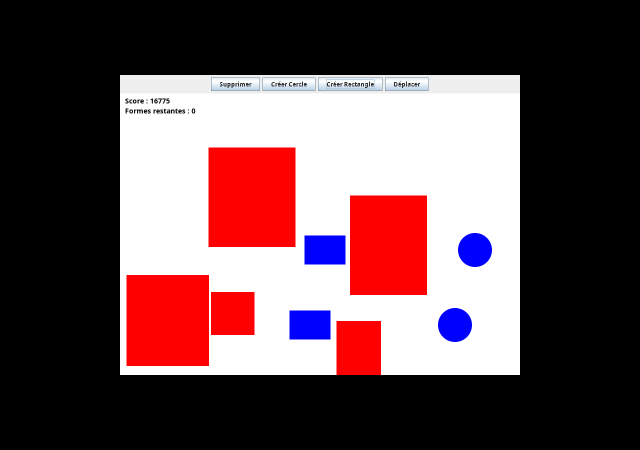
#> input picture assets/images/projects/java-occupation-source-capture.png, 1280 x 900 px (shown at 1/2 size)
$ python generate_java_occupation_visuals.py
#> lines starting #> are read from the running program, lines starting #| are printed output that depends on the picture
#> in main, capture is the input picture: PIL image 1280x900 RGB; mean R, G, B 101.5, 76.7, 80.5
#!/usr/bin/env python3
"""Generate documentation visuals for the Java 2D occupation game.

The diagrams use the same dark visual language as the other portfolio case
studies. The application image is based on a real execution screenshot.
"""

from __future__ import annotations

import argparse
import math
from pathlib import Path
from typing import Iterable

from PIL import Image, ImageDraw, ImageFont

ROOT = Path(__file__).resolve().parents[1]
OUT = ROOT / "assets" / "images" / "projects"
SOURCE_CAPTURE = OUT / "java-occupation-source-capture.png"
WIDTH, HEIGHT = 1400, 850

BG = (7, 22, 38)
PANEL = (11, 33, 55)
PANEL_ALT = (13, 43, 70)
BORDER = (48, 116, 166)
TEXT = (240, 246, 255)
MUTED = (164, 184, 210)
ACCENT = (67, 226, 202)
BLUE = (89, 159, 255)
PURPLE = (157, 112, 255)
YELLOW = (255, 198, 71)
RED = (255, 91, 96)
WHITE = (255, 255, 255)

FONT_REGULAR = "/usr/share/fonts/opentype/inter/Inter-Regular.otf"
FONT_MEDIUM = "/usr/share/fonts/opentype/inter/Inter-Medium.otf"
FONT_SEMIBOLD = "/usr/share/fonts/opentype/inter/Inter-SemiBold.otf"
FONT_BOLD = "/usr/share/fonts/opentype/inter/Inter-Bold.otf"


def font(size: int, weight: str = "regular") -> ImageFont.FreeTypeFont:
    path = {
        "regular": FONT_REGULAR,
        "medium": FONT_MEDIUM,
        "semibold": FONT_SEMIBOLD,
        "bold": FONT_BOLD,
    }[weight]
    return ImageFont.truetype(path, size)


def rounded(draw: ImageDraw.ImageDraw, box: tuple[int, int, int, int], radius: int = 22,
            fill: tuple[int, int, int] = PANEL, outline: tuple[int, int, int] = BORDER,
            width: int = 1) -> None:
    draw.rounded_rectangle(box, radius=radius, fill=fill, outline=outline, width=width)


def text_width(draw: ImageDraw.ImageDraw, value: str, fnt: ImageFont.FreeTypeFont) -> int:
    box = draw.textbbox((0, 0), value, font=fnt)
    return box[2] - box[0]


def wrap(draw: ImageDraw.ImageDraw, value: str, fnt: ImageFont.FreeTypeFont, max_width: int) -> list[str]:
    words = value.split()
    lines: list[str] = []
    current = ""
    for word in words:
        candidate = word if not current else f"{current} {word}"
        if text_width(draw, candidate, fnt) <= max_width:
            current = candidate
        else:
            if current:
                lines.append(current)
            current = word
    if current:
        lines.append(current)
    return lines


def paragraph(draw: ImageDraw.ImageDraw, xy: tuple[int, int], value: str,
              fnt: ImageFont.FreeTypeFont, fill: tuple[int, int, int], max_width: int,
              line_gap: int = 8) -> int:
    x, y = xy
    for line in wrap(draw, value, fnt, max_width):
        draw.text((x, y), line, font=fnt, fill=fill)
        y += fnt.size + line_gap
    return y


def arrow(draw: ImageDraw.ImageDraw, start: tuple[int, int], end: tuple[int, int],
          color: tuple[int, int, int] = ACCENT, width: int = 4) -> None:
    draw.line([start, end], fill=color, width=width)
    angle = math.atan2(end[1] - start[1], end[0] - start[0])
    length = 12
    for delta in (2.55, -2.55):
        tip = (end[0] + length * math.cos(angle + delta), end[1] + length * math.sin(angle + delta))
        draw.line([end, tip], fill=color, width=width)


def tag(draw: ImageDraw.ImageDraw, x: int, y: int, label: str,
        color: tuple[int, int, int] = ACCENT) -> int:
    fnt = font(14, "medium")
    w = text_width(draw, label, fnt) + 28
    draw.rounded_rectangle((x, y, x + w, y + 32), radius=16, fill=PANEL_ALT, outline=BORDER, width=1)
    draw.text((x + 14, y + 7), label, font=fnt, fill=color)
    return x + w + 12


def header(draw: ImageDraw.ImageDraw, title: str, subtitle: str, badge: str,
           title_size: int = 44) -> None:
    draw.text((70, 54), title, font=font(title_size, "bold"), fill=TEXT)
    draw.text((70, 116), subtitle, font=font(23), fill=MUTED)
    badge_font = font(14, "medium")
    badge_w = text_width(draw, badge, badge_font) + 30
    draw.rounded_rectangle((1310 - badge_w, 62, 1310, 94), radius=16, fill=PANEL_ALT, outline=BORDER)
    draw.text((1325 - badge_w, 70), badge, font=badge_font, fill=ACCENT)


def decorative_grid(draw: ImageDraw.ImageDraw) -> None:
    for radius in (150, 230, 320):
        draw.arc((1120 - radius, -105 - radius, 1120 + radius, -105 + radius), 0, 360, fill=(19, 118, 143), width=1)
    draw.ellipse((1285, 780, 1303, 798), fill=ACCENT)
    draw.text((1315, 778), "KD", font=font(22, "semibold"), fill=TEXT)


def base(title: str, subtitle: str, badge: str, title_size: int = 44) -> tuple[Image.Image, ImageDraw.ImageDraw]:
#> called with title = 'Application exécutée — capture réelle', badge = 'JAVA SWING', title_size = 42
    image = Image.new("RGB", (WIDTH, HEIGHT), BG)
    draw = ImageDraw.Draw(image)
    decorative_grid(draw)
    header(draw, title, subtitle, badge, title_size)
    return image, draw


def crop_application(source: Image.Image) -> Image.Image:
    """Crop the centred 800×600 Swing window from a 1280×900 root screenshot."""
    if source.size == (1280, 900):
        return source.crop((240, 150, 1040, 750))
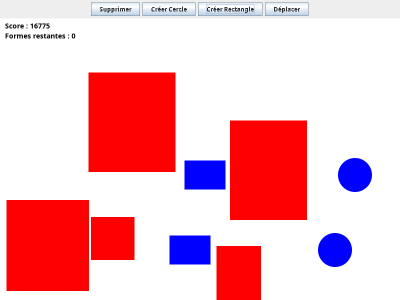
#> returned value: PIL image 800x600 RGB (shown at 1/2 size); mean R, G, B 243.6, 184.1, 193.2
    # Fallback: remove uniform black margins using the non-black bounding box.
    rgb = source.convert("RGB")
    bbox = rgb.getbbox()
    return rgb.crop(bbox) if bbox else rgb


def contain(image: Image.Image, size: tuple[int, int], background: tuple[int, int, int] = PANEL) -> Image.Image:
#> called with size = (1160, 500), background = (3, 10, 18)
    target = Image.new("RGB", size, background)
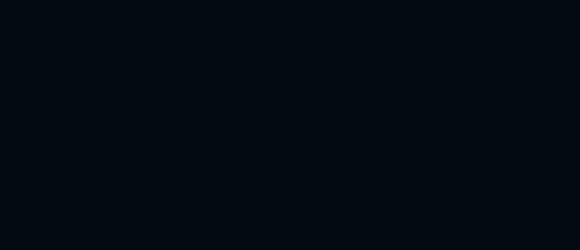
#> target: PIL image 1160x500 RGB (shown at 1/2 size); mean R, G, B 3, 10, 18
    copy = image.copy().convert("RGB")
    copy.thumbnail(size, Image.Resampling.LANCZOS)
    x = (size[0] - copy.width) // 2
#> x = 246
    y = (size[1] - copy.height) // 2
#> y = 0
    target.paste(copy, (x, y))
    return target


def save(image: Image.Image, name: str) -> None:
    OUT.mkdir(parents=True, exist_ok=True)
    image.save(OUT / name, optimize=True)


def generate_application(capture: Image.Image) -> None:
    image, draw = base(
        "Application exécutée — capture réelle",
        "Création, déplacement et suppression de formes dans une interface Java Swing",
        "JAVA SWING",
        42,
    )
    rounded(draw, (70, 174, 1330, 738), radius=26, fill=PANEL_ALT, outline=BORDER, width=2)
    app = contain(crop_application(capture), (1160, 500), background=(3, 10, 18))
    image.paste(app, (120, 204))
    draw.rounded_rectangle((120, 204, 1280, 704), radius=12, outline=(83, 151, 195), width=2)
    x = 70
    for label, color in (("JAR compilé avec Ant", ACCENT), ("4 formes maximum", BLUE), ("Score par surface", YELLOW), ("Événements souris", PURPLE)):
        x = tag(draw, x, 770, label, color)
#> this loop made 4 passes
#> x on passes 1 to 4: 256, 425, 585, 752
    save(image, "java-occupation-application.png")
#> in save, `image.save(OUT / name, optimize=True)`:
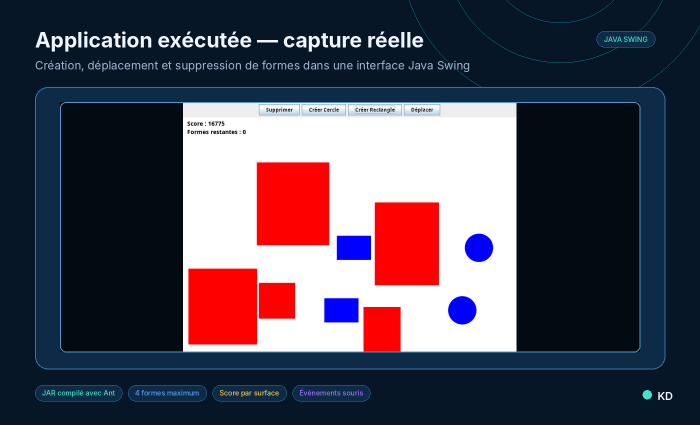
#> saved as java-occupation-application.png: PIL image 1400x850 RGB (shown at 1/2 size); mean R, G, B 76.1, 71.3, 85.5


def generate_overview(capture: Image.Image) -> None:
    image, draw = base(
        "Jeu 2D d’occupation maximale",
        "Architecture logicielle, géométrie 2D et interactions souris",
        "LOGICIEL JAVA",
        46,
    )
    # Screenshot card
    rounded(draw, (70, 176, 865, 728), radius=28, fill=PANEL_ALT, outline=BORDER, width=2)
    app = contain(crop_application(capture), (735, 500), background=(3, 10, 18))
#> call 2 of contain, with size = (735, 500), background = (3, 10, 18)
#> in contain (call 2), `target = Image.new("RGB", size, background)`:
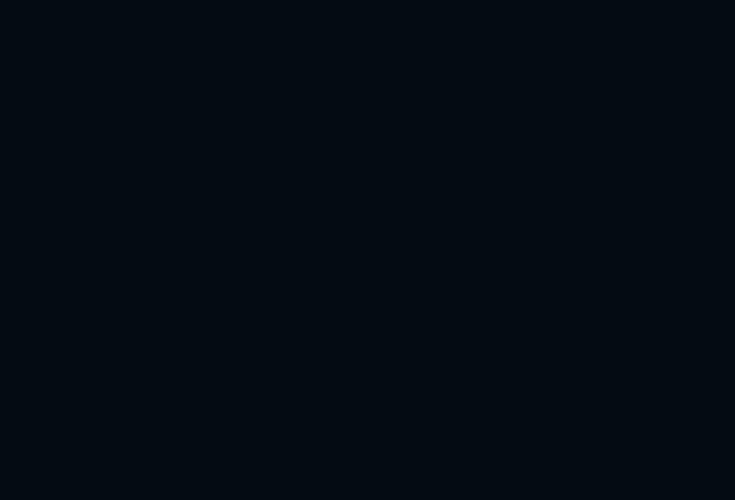
#> target: PIL image 735x500 RGB; mean R, G, B 3, 10, 18
#> in contain (call 2), `x = (size[0] - copy.width) // 2`: x = 34
#> in contain (call 2), `target.paste(copy, (x, y))`:
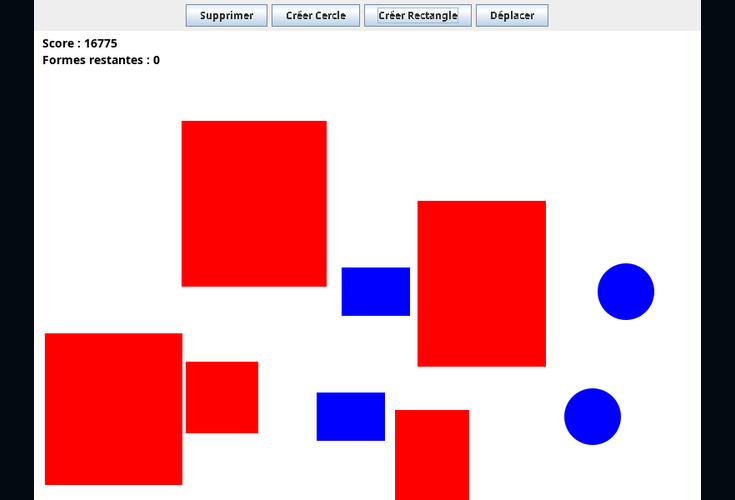
#> target: PIL image 735x500 RGB; mean R, G, B 221.3, 168, 177
    image.paste(app, (100, 204))
    draw.rounded_rectangle((100, 204, 835, 704), radius=12, outline=(83, 151, 195), width=2)

    # Technical summary
    rounded(draw, (900, 176, 1330, 728), radius=28, fill=PANEL, outline=ACCENT, width=2)
    draw.text((934, 210), "Objectif", font=font(18, "semibold"), fill=MUTED)
    draw.text((934, 242), "Maximiser", font=font(36, "bold"), fill=ACCENT)
    draw.text((934, 286), "la surface occupée", font=font(26, "semibold"), fill=TEXT)
    paragraph(draw, (934, 334), "Le joueur place jusqu’à quatre cercles ou rectangles au milieu d’obstacles générés aléatoirement.", font(18), MUTED, 350, 7)

    metrics = [
        ("04", "modes souris", "Créer cercle · rectangle · déplacer · supprimer", BLUE),
        ("03", "patterns structurants", "Observer · State · Strategy", PURPLE),
        ("03", "collisions", "cercle/cercle · rectangle/rectangle · mixte", YELLOW),
    ]
    y = 448
    for number, title, caption, color in metrics:
        draw.rounded_rectangle((934, y, 990, y + 54), radius=14, fill=color)
        draw.text((949, y + 15), number, font=font(16, "bold"), fill=BG)
        draw.text((1008, y + 2), title, font=font(18, "semibold"), fill=TEXT)
        paragraph(draw, (1008, y + 28), caption, font(14), MUTED, 285, 3)
        y += 78
#> after the loop, y = 682

    x = 70
    for label, color in (("Java", BLUE), ("Swing / Java2D", ACCENT), ("MVC", PURPLE), ("Design patterns", YELLOW), ("Géométrie", RED)):
        x = tag(draw, x, 770, label, color)
#> this loop made 5 passes
#> x on passes 1 to 5: 142, 286, 358, 504, 614
    save(image, "java-occupation-overview.png")


def card(draw: ImageDraw.ImageDraw, box: tuple[int, int, int, int], number: str, title: str,
         body: str, color: tuple[int, int, int]) -> None:
    x0, y0, x1, y1 = box
    rounded(draw, box, radius=24, fill=PANEL_ALT, outline=BORDER, width=1)
    draw.rounded_rectangle((x0 + 18, y0 + 18, x0 + 60, y0 + 60), radius=11, fill=color)
    draw.text((x0 + 30, y0 + 31), number, font=font(13, "bold"), fill=BG)
    draw.text((x0 + 76, y0 + 19), title, font=font(21, "semibold"), fill=TEXT)
    paragraph(draw, (x0 + 24, y0 + 82), body, font(16), MUTED, x1 - x0 - 48, 6)


def generate_architecture() -> None:
    image, draw = base(
        "Architecture — responsabilités séparées",
        "Le modèle géométrique reste indépendant du rendu et des modes d’interaction",
        "MVC + PATTERNS",
        43,
    )

    card(draw, (70, 180, 365, 360), "01", "Main / composition", "Crée le GameModel, le GamePanel, le MouseController et les boutons Swing qui sélectionnent le mode actif.", YELLOW)
    card(draw, (445, 180, 760, 360), "02", "MouseController", "Délègue chaque événement à un MouseState : création, déplacement ou suppression, sans chaîne de conditions centrale.", PURPLE)
    card(draw, (840, 180, 1330, 360), "03", "GamePanel / Java2D", "Dessine les obstacles rouges, les formes bleues, l’aperçu semi-transparent et le HUD avec anti-aliasing.", BLUE)

    arrow(draw, (365, 270), (445, 270))
    arrow(draw, (760, 270), (840, 270))

    card(draw, (70, 430, 455, 670), "04", "GameModel", "Conserve deux ShapeGroup, limite le joueur à quatre formes, calcule le score et délègue la génération des obstacles.", ACCENT)
    card(draw, (505, 430, 900, 670), "05", "Domaine géométrique", "Shape définit area() et intersects(). Circle, Rectangle, Point et ShapeGroup portent les calculs de surface et de collision.", RED)
    card(draw, (950, 430, 1330, 670), "06", "Observer & Strategy", "ModelListener déclenche les rafraîchissements ; ShapeGenerationStrategy rend la génération aléatoire remplaçable.", YELLOW)

    arrow(draw, (650, 360), (650, 430))
    arrow(draw, (455, 550), (505, 550))
    arrow(draw, (900, 550), (950, 550))

    x = 70
    for label, color in (("Faible couplage", ACCENT), ("Polymorphisme", BLUE), ("État remplaçable", PURPLE), ("Rendu observable", YELLOW)):
        x = tag(draw, x, 752, label, color)
#> this loop made 4 passes
#> x on passes 1 to 4: 216, 360, 512, 673
    save(image, "java-occupation-architecture.png")


def generate_states() -> None:
    image, draw = base(
        "Pattern State — une souris, quatre comportements",
        "MouseController transmet les événements au mode sélectionné par les boutons de l’interface",
        "INTERACTIONS",
        41,
    )

    # central controller
    rounded(draw, (515, 315, 885, 530), radius=30, fill=PANEL_ALT, outline=ACCENT, width=3)
    draw.text((557, 350), "MouseController", font=font(29, "bold"), fill=TEXT)
    paragraph(draw, (557, 402), "setState(MouseState) puis délégation de mousePressed, mouseMoved, mouseDragged et mouseReleased.", font(17), MUTED, 285, 7)

    states = [
        ((70, 190, 430, 345), "Créer un cercle", "1er clic : centre\nMouvement : rayon + preview\n2e clic : ajout au modèle", BLUE),
        ((970, 190, 1330, 345), "Créer un rectangle", "1er clic : origine\nmin/abs : toutes directions\n2e clic : validation", PURPLE),
        ((70, 530, 430, 685), "Déplacer", "Sélection par hit-test\nConservation de l’offset\nDrag : nouvelle position", ACCENT),
        ((970, 530, 1330, 685), "Supprimer", "Clic à l’intérieur\nRecherche dans les formes joueur\nSuppression + notification", RED),
    ]
    for idx, (box, title, body, color) in enumerate(states, 1):
        x0, y0, x1, y1 = box
        rounded(draw, box, radius=24, fill=PANEL_ALT, outline=BORDER)
        draw.rounded_rectangle((x0 + 18, y0 + 18, x0 + 58, y0 + 58), radius=10, fill=color)
        draw.text((x0 + 30, y0 + 30), f"0{idx}", font=font(12, "bold"), fill=BG)
        draw.text((x0 + 74, y0 + 20), title, font=font(21, "semibold"), fill=TEXT)
        y = y0 + 72
        for line in body.split("\n"):
            draw.ellipse((x0 + 24, y + 7, x0 + 32, y + 15), fill=color)
            draw.text((x0 + 44, y), line, font=font(16), fill=MUTED)
            y += 27

    arrow(draw, (430, 280), (515, 365), BLUE)
    arrow(draw, (970, 280), (885, 365), PURPLE)
    arrow(draw, (430, 600), (515, 485), ACCENT)
    arrow(draw, (970, 600), (885, 485), RED)

    rounded(draw, (445, 590, 955, 700), radius=22, fill=PANEL, outline=BORDER)
    draw.text((478, 616), "Bénéfice architectural", font=font(18, "semibold"), fill=ACCENT)
    paragraph(draw, (478, 650), "Ajouter un nouveau mode ne modifie pas le contrôleur : il suffit d’implémenter MouseState.", font(17), MUTED, 440, 6)

    x = 70
    for label, color in (("Prévisualisation", BLUE), ("Hit-testing", ACCENT), ("Offset de déplacement", PURPLE), ("Délégation", YELLOW)):
        x = tag(draw, x, 752, label, color)
#> this loop made 4 passes
#> x on passes 1 to 4: 215, 326, 519, 631
    save(image, "java-occupation-states.png")


def generate_collisions() -> None:
    image, draw = base(
        "Géométrie de collision — trois cas spécialisés",
        "Chaque sous-classe de Shape implémente intersects(Shape) avec la formule adaptée",
        "ALGORITHMES 2D",
        41,
    )

    panels = [
        (70, 185, 435, 680, "Cercle – cercle", BLUE),
        (518, 185, 883, 680, "Rectangle – rectangle", YELLOW),
        (965, 185, 1330, 680, "Cercle – rectangle", PURPLE),
    ]
    for x0, y0, x1, y1, title, color in panels:
        rounded(draw, (x0, y0, x1, y1), radius=26, fill=PANEL_ALT, outline=BORDER, width=2)
        draw.text((x0 + 28, y0 + 28), title, font=font(22, "semibold"), fill=TEXT)
        draw.line((x0 + 28, y0 + 68, x1 - 28, y0 + 68), fill=BORDER, width=1)

    # circle-circle
    draw.ellipse((118, 290, 270, 442), outline=BLUE, width=5)
    draw.ellipse((230, 330, 382, 482), outline=RED, width=5)
    draw.line((194, 366, 306, 406), fill=ACCENT, width=3)
    draw.ellipse((190, 362, 198, 370), fill=TEXT)
    draw.ellipse((302, 402, 310, 410), fill=TEXT)
    draw.text((105, 520), "distance(centres)", font=font(18, "semibold"), fill=TEXT)
    draw.text((116, 554), "≤ rayon₁ + rayon₂", font=font(22, "bold"), fill=ACCENT)
    paragraph(draw, (105, 604), "La distance euclidienne suffit pour déterminer le chevauchement.", font(15), MUTED, 290, 5)

    # rectangle-rectangle
    draw.rectangle((565, 290, 735, 445), outline=YELLOW, width=5)
    draw.rectangle((680, 355, 835, 505), outline=RED, width=5)
    draw.line((565, 530, 835, 530), fill=BORDER, width=2)
    draw.text((552, 552), "Séparation impossible sur X", font=font(16, "semibold"), fill=TEXT)
    draw.text((552, 580), "ET séparation impossible sur Y", font=font(16, "semibold"), fill=TEXT)
    paragraph(draw, (552, 620), "Test AABB avec quatre comparaisons strictes sur les bords.", font(15), MUTED, 300, 5)

    # circle-rectangle
    draw.rectangle((1010, 300, 1210, 485), outline=PURPLE, width=5)
    draw.ellipse((1160, 370, 1280, 490), outline=BLUE, width=5)
    draw.ellipse((1205, 425, 1217, 437), fill=ACCENT)
    draw.line((1211, 431, 1220, 430), fill=ACCENT, width=3)
    draw.text((998, 530), "closestX / closestY", font=font(18, "semibold"), fill=TEXT)
    draw.text((998, 562), "obtenus avec clamp()", font=font(19, "bold"), fill=ACCENT)
    paragraph(draw, (998, 606), "Le point le plus proche du rectangle est comparé au rayon du cercle.", font(15), MUTED, 295, 5)

    rounded(draw, (260, 712, 1140, 775), radius=20, fill=PANEL, outline=RED)
    draw.text((290, 731), "Limite actuelle : ces calculs protègent la génération des obstacles, mais ne bloquent pas encore toutes les superpositions du joueur.", font=font(16, "medium"), fill=TEXT)
    save(image, "java-occupation-collisions.png")


def generate_score() -> None:
    image, draw = base(
        "Score et règles de placement",
        "GameModel limite le joueur à quatre formes et additionne leur surface",
        "MODÈLE DE JEU",
        43,
    )
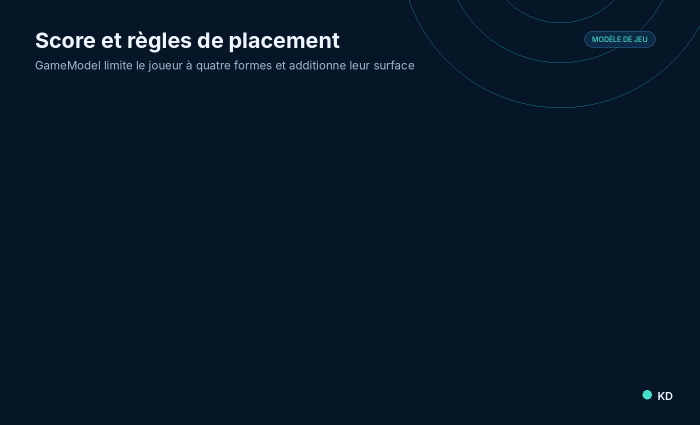
#> image: PIL image 1400x850 RGB (shown at 1/2 size); mean R, G, B 9.1, 24.3, 40.3

    rounded(draw, (70, 180, 820, 690), radius=28, fill=PANEL_ALT, outline=BORDER, width=2)
    draw.text((105, 214), "Surface totale", font=font(24, "semibold"), fill=TEXT)
    draw.text((105, 258), "score = Σ area(forme)", font=font(34, "bold"), fill=ACCENT)

    # Shape examples
    shapes = [
        ("circle", (160, 405), 62, BLUE, "πr²"),
        ("rect", (345, 350, 490, 460), None, PURPLE, "largeur × hauteur"),
        ("circle", (610, 405), 48, YELLOW, "πr²"),
        ("rect", (560, 520, 735, 615), None, RED, "largeur × hauteur"),
    ]
    for index, (kind, geom, size, color, formula) in enumerate(shapes, 1):
        if kind == "circle":
            cx, cy = geom
            r = int(size or 0)
            draw.ellipse((cx-r, cy-r, cx+r, cy+r), fill=color)
            label_x, label_y = cx-r, cy+r+15
        else:
            x0, y0, x1, y1 = geom
            draw.rounded_rectangle((x0, y0, x1, y1), radius=12, fill=color)
            label_x, label_y = x0, y1+15
        draw.text((label_x, label_y), f"forme {index} · {formula}", font=font(15, "medium"), fill=MUTED)

    rounded(draw, (860, 180, 1330, 690), radius=28, fill=PANEL, outline=ACCENT, width=2)
    draw.text((898, 218), "Règles implémentées", font=font(24, "semibold"), fill=TEXT)
    rules = [
        ("4", "formes maximum", "getRemainingShapes() suit le quota restant.", BLUE),
        ("5", "obstacles visés", "RandomShapeStrategy tente de les placer sans intersection.", RED),
        ("300", "tentatives bornées", "La boucle s’arrête même dans une configuration saturée.", YELLOW),
        ("1", "score agrégé", "ShapeGroup.computeTotalArea() additionne le polymorphisme.", ACCENT),
    ]
    y = 285
    for number, title, caption, color in rules:
        draw.rounded_rectangle((898, y, 958, y + 56), radius=15, fill=color)
        draw.text((916, y + 14), number, font=font(18, "bold"), fill=BG)
        draw.text((978, y), title, font=font(18, "semibold"), fill=TEXT)
        paragraph(draw, (978, y + 28), caption, font(14), MUTED, 305, 3)
        y += 90
#> after the loop, y = 645

    rounded(draw, (225, 715, 1175, 778), radius=20, fill=PANEL_ALT, outline=BORDER)
    draw.text((255, 733), "Évolution prévue : calculer un taux d’occupation utile, valider les limites du plateau et refuser une position en collision avant de la confirmer.", font=font(16, "medium"), fill=TEXT)
    save(image, "java-occupation-score.png")
#> in save (call 6), `image.save(OUT / name, optimize=True)`:
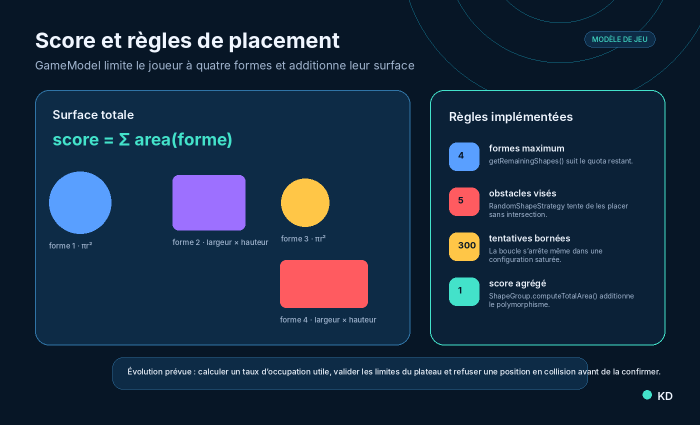
#> saved as java-occupation-score.png: PIL image 1400x850 RGB (shown at 1/2 size); mean R, G, B 24.5, 43.5, 65.2


def main() -> None:
    parser = argparse.ArgumentParser()
    parser.add_argument(
        "--capture",
        type=Path,
        default=SOURCE_CAPTURE,
        help="Root screenshot containing the centred Swing window.",
    )
    args = parser.parse_args()
    if not args.capture.is_file():
        raise FileNotFoundError(args.capture)
    capture = Image.open(args.capture).convert("RGB")
    generate_application(capture)
    generate_overview(capture)
    generate_architecture()
    generate_states()
    generate_collisions()
    generate_score()
    print("Generated 6 Java occupation visuals in", OUT)


if __name__ == "__main__":
    main()
